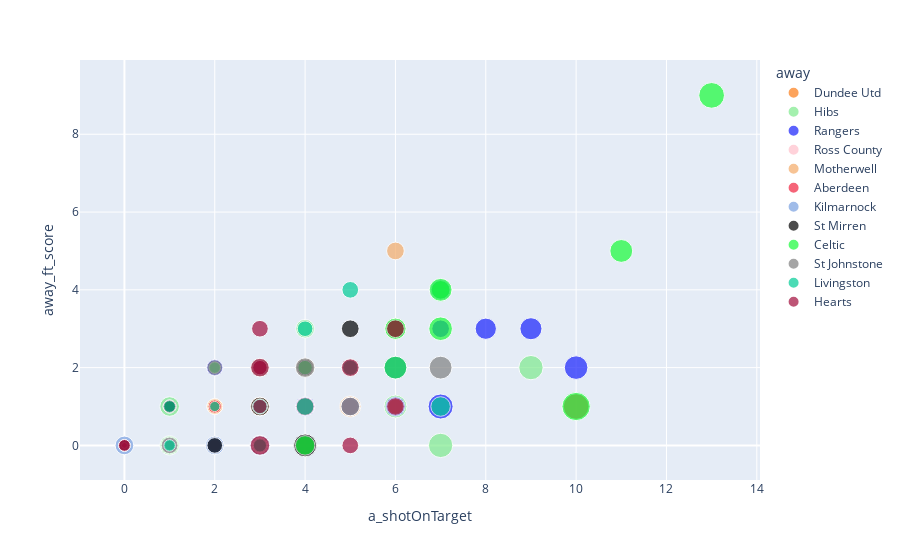

Write notebook code for a chart like this one.
### Code cell
px.scatter(df2, x="a_shotOnTarget", y="away_ft_score", color="away", color_discrete_map=colormap, size="a_totShots")

### Figure 1 — Plotly figure (JSON) as saved in the notebook; plotly's stock layout.template omitted (floating-point values rounded to 4 significant figures)
{"data": [{"hovertemplate": "away=Dundee Utd<br>a_shotOnTarget=%{x}<br>away_ft_score=%{y}<br>a_totShots=%{marker.size}<extra></extra>", "legendgroup": "Dundee Utd", "marker": {"color": "#fc7d18", "size": [7, 5, 6, 7, 9, 8, 6, 3, 7, 9, 7, 6], "sizemode": "area", "sizeref": 0.0575, "symbol": "circle"}, "mode": "markers", "name": "Dundee Utd", "orientation": "v", "showlegend": true, "type": "scatter", "x": [5, 3, 3, 5, 3, 3, 3, 2, 2, 4, 3, 2], "xaxis": "x", "y": [1, 1, 0, 1, 1, 1, 2, 0, 1, 2, 0, 1], "yaxis": "y"}, {"hovertemplate": "away=Hibs<br>a_shotOnTarget=%{x}<br>away_ft_score=%{y}<br>a_totShots=%{marker.size}<extra></extra>", "legendgroup": "Hibs", "marker": {"color": "#7eea8d", "size": [11, 9, 11, 17, 17, 8, 15, 9, 8, 9, 10, 5, 7], "sizemode": "area", "sizeref": 0.0575, "symbol": "circle"}, "mode": "markers", "name": "Hibs", "orientation": "v", "showlegend": true, "type": "scatter", "x": [1, 5, 1, 9, 7, 5, 6, 1, 5, 4, 4, 3, 3], "xaxis": "x", "y": [1, 1, 0, 2, 0, 1, 1, 0, 2, 0, 3, 1, 1], "yaxis": "y"}, {"hovertemplate": "away=Rangers<br>a_shotOnTarget=%{x}<br>away_ft_score=%{y}<br>a_totShots=%{marker.size}<extra></extra>", "legendgroup": "Rangers", "marker": {"color": "#1821fc", "size": [15, 8, 8, 12, 7, 18, 11, 13, 11, 16, 9, 14], "sizemode": "area", "sizeref": 0.0575, "symbol": "circle"}, "mode": "markers", "name": "Rangers", "orientation": "v", "showlegend": true, "type": "scatter", "x": [6, 2, 2, 7, 4, 7, 4, 8, 6, 10, 7, 9], "xaxis": "x", "y": [2, 2, 0, 4, 2, 1, 1, 3, 1, 2, 3, 3], "yaxis": "y"}, {"hovertemplate": "away=Ross County<br>a_shotOnTarget=%{x}<br>away_ft_score=%{y}<br>a_totShots=%{marker.size}<extra></extra>", "legendgroup": "Ross County", "marker": {"color": "pink", "size": [10, 3, 3, 4, 5, 8, 5, 2, 4, 6, 9, 7], "sizemode": "area", "sizeref": 0.0575, "symbol": "circle"}, "mode": "markers", "name": "Ross County", "orientation": "v", "showlegend": true, "type": "scatter", "x": [3, 1, 0, 1, 1, 4, 3, 2, 0, 1, 5, 3], "xaxis": "x", "y": [1, 0, 0, 0, 1, 0, 2, 1, 0, 0, 1, 1], "yaxis": "y"}, {"hovertemplate": "away=Motherwell<br>a_shotOnTarget=%{x}<br>away_ft_score=%{y}<br>a_totShots=%{marker.size}<extra></extra>", "legendgroup": "Motherwell", "marker": {"color": "#f4ab68", "size": [7, 12, 7, 5, 9, 6, 7, 8, 10, 3, 13, 4, 2], "sizemode": "area", "sizeref": 0.0575, "symbol": "circle"}, "mode": "markers", "name": "Motherwell", "orientation": "v", "showlegend": true, "type": "scatter", "x": [2, 6, 6, 2, 6, 1, 2, 5, 3, 1, 5, 2, 1], "xaxis": "x", "y": [1, 3, 1, 1, 5, 0, 1, 2, 1, 0, 1, 0, 1], "yaxis": "y"}, {"hovertemplate": "away=Aberdeen<br>a_shotOnTarget=%{x}<br>away_ft_score=%{y}<br>a_totShots=%{marker.size}<extra></extra>", "legendgroup": "Aberdeen", "marker": {"color": "#f2233f", "size": [4, 10, 7, 3, 6, 5, 4, 19, 10, 5, 5, 2], "sizemode": "area", "sizeref": 0.0575, "symbol": "circle"}, "mode": "markers", "name": "Aberdeen", "orientation": "v", "showlegend": true, "type": "scatter", "x": [3, 4, 5, 1, 1, 3, 1, 10, 5, 2, 2, 0], "xaxis": "x", "y": [0, 1, 1, 1, 0, 2, 1, 1, 1, 1, 0, 0], "yaxis": "y"}, {"hovertemplate": "away=Kilmarnock<br>a_shotOnTarget=%{x}<br>away_ft_score=%{y}<br>a_totShots=%{marker.size}<extra></extra>", "legendgroup": "Kilmarnock", "marker": {"color": "#79a0e1", "size": [2, 10, 6, 3, 6, 11, 7, 10, 10, 3, 2, 12, 6], "sizemode": "area", "sizeref": 0.0575, "symbol": "circle"}, "mode": "markers", "name": "Kilmarnock", "orientation": "v", "showlegend": true, "type": "scatter", "x": [0, 2, 1, 1, 3, 4, 2, 0, 5, 2, 0, 3, 3], "xaxis": "x", "y": [0, 0, 0, 0, 1, 0, 0, 0, 1, 2, 0, 0, 1], "yaxis": "y"}, {"hovertemplate": "away=St Mirren<br>a_shotOnTarget=%{x}<br>away_ft_score=%{y}<br>a_totShots=%{marker.size}<extra></extra>", "legendgroup": "St Mirren", "marker": {"color": "black", "size": [5, 9, 7, 9, 7, 8, 10, 4, 15, 5, 11], "sizemode": "area", "sizeref": 0.0575, "symbol": "circle"}, "mode": "markers", "name": "St Mirren", "orientation": "v", "showlegend": true, "type": "scatter", "x": [1, 5, 2, 3, 3, 4, 3, 0, 4, 3, 6], "xaxis": "x", "y": [1, 3, 0, 0, 0, 2, 1, 0, 0, 0, 3], "yaxis": "y"}, {"hovertemplate": "away=Celtic<br>a_shotOnTarget=%{x}<br>away_ft_score=%{y}<br>a_totShots=%{marker.size}<extra></extra>", "legendgroup": "Celtic", "marker": {"color": "#18fc38", "size": [16, 15, 19, 11, 6, 10, 13, 9, 23, 15, 4, 15], "sizemode": "area", "sizeref": 0.0575, "symbol": "circle"}, "mode": "markers", "name": "Celtic", "orientation": "v", "showlegend": true, "type": "scatter", "x": [7, 11, 13, 4, 4, 7, 6, 3, 10, 7, 2, 6], "xaxis": "x", "y": [3, 5, 9, 0, 2, 4, 3, 2, 1, 4, 2, 2], "yaxis": "y"}, {"hovertemplate": "away=St Johnstone<br>a_shotOnTarget=%{x}<br>away_ft_score=%{y}<br>a_totShots=%{marker.size}<extra></extra>", "legendgroup": "St Johnstone", "marker": {"color": "grey", "size": [6, 3, 8, 8, 10, 7, 6, 7, 15, 5, 8, 3, 11], "sizemode": "area", "sizeref": 0.0575, "symbol": "circle"}, "mode": "markers", "name": "St Johnstone", "orientation": "v", "showlegend": true, "type": "scatter", "x": [3, 1, 5, 3, 5, 3, 5, 2, 7, 3, 1, 1, 4], "xaxis": "x", "y": [2, 0, 2, 2, 1, 0, 2, 2, 2, 1, 0, 0, 2], "yaxis": "y"}, {"hovertemplate": "away=Livingston<br>a_shotOnTarget=%{x}<br>away_ft_score=%{y}<br>a_totShots=%{marker.size}<extra></extra>", "legendgroup": "Livingston", "marker": {"color": "#00cc96", "size": [9, 4, 6, 7, 4, 7, 11, 3, 5, 7, 8, 3], "sizemode": "area", "sizeref": 0.0575, "symbol": "circle"}, "mode": "markers", "name": "Livingston", "orientation": "v", "showlegend": true, "type": "scatter", "x": [4, 1, 3, 3, 1, 4, 7, 2, 3, 5, 5, 0], "xaxis": "x", "y": [1, 0, 0, 1, 1, 3, 1, 1, 0, 2, 4, 0], "yaxis": "y"}, {"hovertemplate": "away=Hearts<br>a_shotOnTarget=%{x}<br>away_ft_score=%{y}<br>a_totShots=%{marker.size}<extra></extra>", "legendgroup": "Hearts", "marker": {"color": "#a20d3c", "size": [9, 1, 4, 9, 9, 11, 6, 4, 10, 8, 6, 8], "sizemode": "area", "sizeref": 0.0575, "symbol": "circle"}, "mode": "markers", "name": "Hearts", "orientation": "v", "showlegend": true, "type": "scatter", "x": [6, 0, 0, 6, 5, 3, 3, 0, 3, 3, 3, 5], "xaxis": "x", "y": [1, 0, 0, 3, 2, 0, 2, 0, 2, 3, 1, 0], "yaxis": "y"}], "layout": {"legend": {"itemsizing": "constant", "title": {"text": "away"}, "tracegroupgap": 0}, "margin": {"t": 60}, "xaxis": {"anchor": "y", "domain": [0, 1], "title": {"text": "a_shotOnTarget"}}, "yaxis": {"anchor": "x", "domain": [0, 1], "title": {"text": "away_ft_score"}}}}
